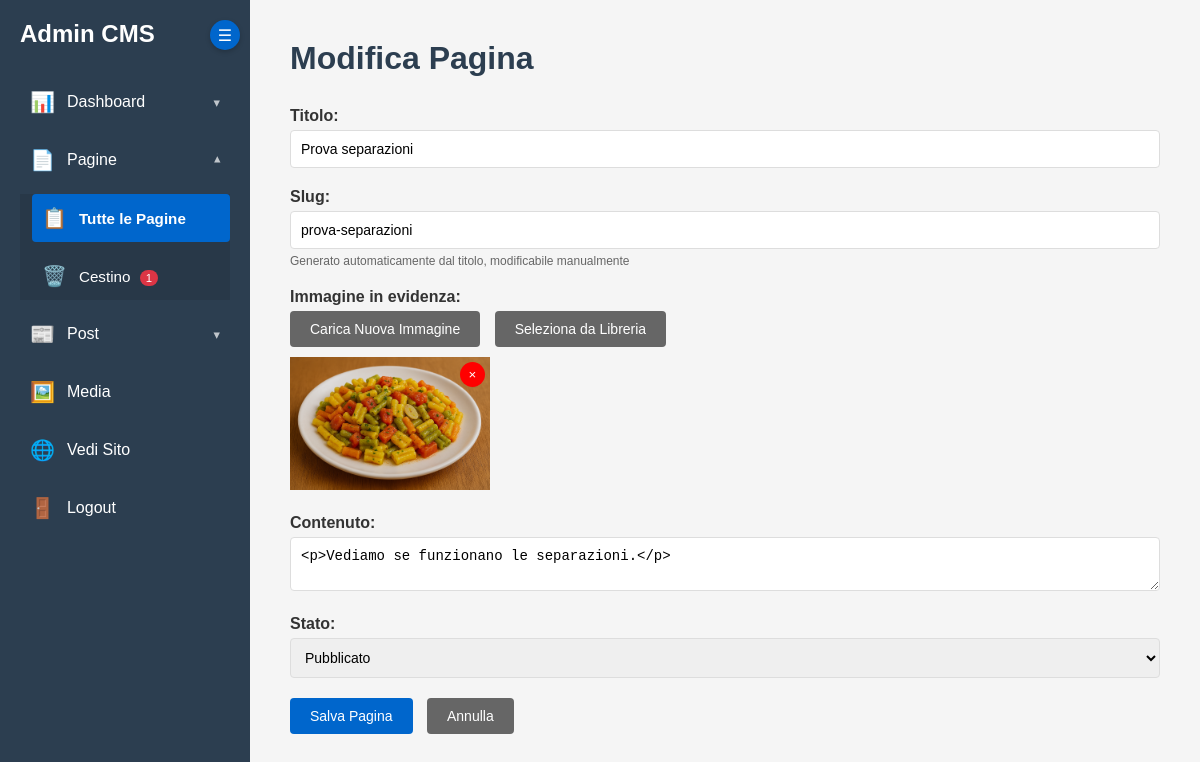
The app's page /admin/index.php?action=edit_page&id=5 (signed in) with its own data.
### tables this page shows
CREATE TABLE `cmsmio_pages` (
  `id` int NOT NULL AUTO_INCREMENT,
  `post_type` varchar(50) DEFAULT 'page',
  `title` varchar(255) NOT NULL,
  `slug` varchar(255) NOT NULL,
  `content` longtext,
  `featured_image` varchar(255) DEFAULT NULL,
  `author_id` int DEFAULT NULL,
  `status` enum('bozza','pubblicato') DEFAULT 'bozza',
  `created_at` timestamp NULL DEFAULT CURRENT_TIMESTAMP,
  `updated_at` timestamp NULL DEFAULT CURRENT_TIMESTAMP ON UPDATE CURRENT_TIMESTAMP,
  `deleted_at` datetime DEFAULT NULL,
  PRIMARY KEY (`id`),
  UNIQUE KEY `slug` (`slug`),
  KEY `author_id` (`author_id`),
  KEY `idx_slug` (`slug`),
  KEY `idx_status` (`status`),
  KEY `idx_post_type` (`post_type`),
  CONSTRAINT `cmsmio_pages_ibfk_1` FOREIGN KEY (`author_id`) REFERENCES `cmsmio_users` (`id`) ON DELETE SET NULL
);

### core/Admin/Admin.php (called while the page is built, shortened)
<?php
class Admin {
    public function __construct() {
        $this->db = new Database();
    }
    public function run() {
        $this->showPage();
    }
}

### admin/index.php (called while the page is built, shortened)
<?php
$admin = new Admin();
$admin->run();
?>

### core/Database/DatabaseConnectionTrait.php (called while the page is built, shortened)
<?php
trait DatabaseConnectionTrait {
    private $prefix;
    public function initDatabase() {
        try {
            $dsn = 'mysql:host=' . DB_HOST . ';dbname=' . DB_NAME . ';charset=' . DB_CHARSET;
            $this->pdo = new PDO($dsn, DB_USER, DB_PASS);
            $this->prefix = defined('DB_PREFIX') ? DB_PREFIX : '';
        } catch (PDOException $e) {
            die("Errore connessione database: " . $e->getMessage());
        }
    }
    private function table($name) {
        return $this->prefix . $name;
    }
}

### core/Database/PageTrait.php (called while the page is built, shortened)
<?php
trait PageTrait {
    public function getPageById($id) {
        $stmt = $this->pdo->prepare("SELECT * FROM " . $this->table('pages') . " WHERE id=?");
        $stmt->execute([$id]);
        return $stmt->fetch();
    }
}

### admin/views/edit_page.php (the view, shortened to what this page needs)
<h1><?php echo $page ? 'Modifica Pagina' : 'Nuova Pagina'; ?></h1>
<form method="POST" action="index.php?action=save_page" enctype="multipart/form-data">
    <div class="form-group">
        <label>Titolo:</label>
        <input type="text" name="title" id="page-title" value="<?php echo $page ? htmlspecialchars($page['title']) : ''; ?>" required>
    </div>
    <div class="form-group">
        <label>Slug:</label>
        <input type="text" name="slug" id="page-slug" value="<?php echo $page ? htmlspecialchars($page['slug']) : ''; ?>" required>
        <small>Generato automaticamente dal titolo, modificabile manualmente</small>
    </div>
    <div class="form-group">
    <label>Immagine in evidenza:</label>
    <div class="featured-image-options" style="margin-bottom: 10px;">
        <button type="button" id="btn-upload-image" class="btn btn-secondary">Carica Nuova Immagine</button>
        <button type="button" id="btn-select-existing" class="btn btn-secondary">Seleziona da Libreria</button>
    </div>
    <div id="featured-image-preview" style="margin-top:10px;">
        <?php if ($page && $page['featured_image']): ?>
            <div style="position:relative; display:inline-block;">
                <img src="/uploads/<?php echo htmlspecialchars($page['featured_image']); ?>" style="max-width:200px;">
                <button type="button" class="remove-featured-image" style="position:absolute; top:5px; right:5px; background:red; color:white; border:none; border-radius:50%; width:25px; height:25px; cursor:pointer;">×</button>
            </div>
        <?php endif; ?>
    </div>
</div>
    <div class="form-group">
        <label>Contenuto:</label>
        <textarea name="content" id="page-content"><?php echo $page ? $page['content'] : ''; ?></textarea>
    </div>
    <div class="form-group">
        <label>Stato:</label>
        <select name="status" required>
            <option value="pubblicato" <?php echo ($page && $page['status'] === 'pubblicato') ? 'selected' : ''; ?>>Pubblicato</option>
        </select>
    </div>
    <button type="submit" class="btn">Salva Pagina</button>
    <a href="index.php?action=pages" class="btn btn-secondary">Annulla</a>
</form>
<link rel="stylesheet" href="https://cdnjs.cloudflare.com/ajax/libs/jodit/3.24.5/jodit.min.css" />

### admin/assets/admin.css (style rules this page uses)
* { margin: 0; padding: 0; box-sizing: border-box; }
body { font-family: Arial, sans-serif; background: #f5f5f5; }
.admin-content h1 { margin-bottom: 30px; color: #2c3e50; }
.btn { display: inline-block; padding: 10px 20px; background: #0066cc; color: white; text-decoration: none; border-radius: 4px; border: none; cursor: pointer; margin-right: 10px; font-size: 14px; }
.btn-secondary { background: #666; }
.form-group { margin-bottom: 20px; }
.form-group label { display: block; margin-bottom: 5px; font-weight: bold; color: #333; }
.form-group input, .form-group select, .form-group textarea { width: 100%; padding: 10px; border: 1px solid #ddd; border-radius: 4px; font-size: 14px; }
.form-group textarea { font-family: monospace; }
.form-group small { display: block; margin-top: 5px; color: #666; font-size: 12px; }

### records on screen
cmsmio_pages: title "Prova separazioni", slug "prova-separazioni", featured_image (picture), content "<p>Vediamo se funzionano le separazioni.</p>", status "Pubblicato"

### other values on screen
$trashedPagesCount "1"
